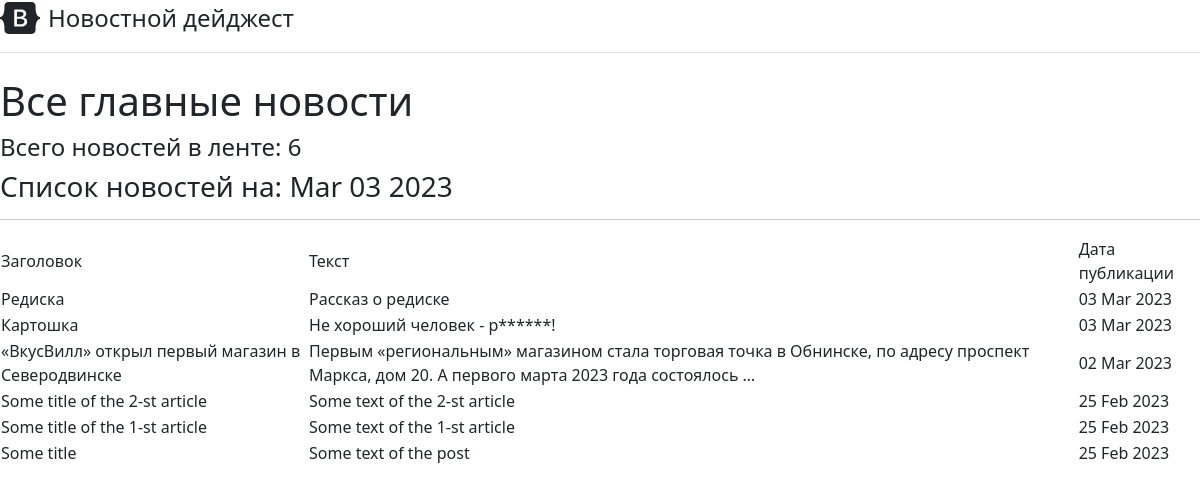
/posts/, run on the app's committed database.
### main/models.py (models this page shows, shortened)
class Post(models.Model):
    list_type = [(news, 'Новости'), (article, 'Статья')]
    author = models.ForeignKey(Author, on_delete=models.CASCADE)
    post_type = models.CharField(max_length=2, choices=list_type)
    time_create = models.DateTimeField(auto_now_add=True)
    category = models.ManyToManyField(Category, through='PostCategory')
    title = models.CharField(max_length=50)
    text_post = models.TextField()
    rating = models.FloatField(default=0.0)

### main/views.py (the view)
# urls.py: path('', PostsList.as_view()),
class PostsList(ListView):
    model = Post
    ordering = '-time_create'
    template_name = 'posts.html'
    context_object_name = 'posts'
    def get_context_data(self, **kwargs):
        context = super().get_context_data(**kwargs)
        context['time_now'] = datetime.utcnow()
        return context

### main/templatetags/custom_filters.py (called while the page is built)
@register.filter
@stringfilter
def censor(value):
    for i in range(len(bad_words)):
        num_index = value.lower().find(bad_words[i])
        if num_index > 0:
            value = value.replace(bad_words[i][1:], "*" * (len(bad_words[i]) - 1))
    return value

### main/templates/posts.html (shortened to what this page needs)
{% extends 'flatpages/default.html' %}
{% load custom_filters %}
{% block content %}
   <h1>Все главные новости</h1>
   <h4>Всего новостей в ленте: {{ posts|length }}</h4>
   <h3>Список новостей на: {{ time_now|date:'M d Y' }}</h3>
   <hr>
   {% if posts %}
       <table>
           <tr>
               <td>Заголовок</td>
               <td>Текст</td>
               <td>Дата публикации</td>
           </tr>
           {% for post in posts %}
           <tr>
               <td>{{ post.title|censor }}</td>
               <td>{{ post.text_post|censor|truncatewords:20 }}</td>
               <td>{{ post.time_create|date:'d M Y' }}</td>
           </tr>
           {% endfor %}
       </table>
   {% else %}
       <h2>Новостей нет!</h2>
   {% endif %}
{% endblock content %}

### main/templates/flatpages/default.html (shortened to what this page needs)
<!DOCTYPE html>
<html lang="en">
<head>
    <link rel="stylesheet" href="https://cdn.jsdelivr.net/npm/bootstrap@5.2.3/dist/css/bootstrap.min.css"
</head>
<body>
    <div class="d-flex flex-column flex-md-row align-items-center pb-3 mb-4 border-bottom">
      <a href="/" class="d-flex align-items-center text-dark text-decoration-none">
        <span class="fs-4">Новостной дейджест</span>
      </a>
    </div>
    {% block content %}{% endblock %}
</body>
</html>

### data on the page
Post: title|censor "Редиска", text_post|censor "Рассказ о редиске", time_create "03 Mar 2023"
Post: title|censor "Картошка", text_post|censor "Не хороший человек - р******!", time_create "03 Mar 2023"
Post: title|censor "«ВкусВилл» открыл первый магазин в Северодвинске", text_post|censor "Первым «региональным» магазином стала торговая точка в Обнинске, по адресу проспект Маркса, дом 20. А первого марта 2023 года состоялось …", time_create "02 Mar 2023"
Post: title|censor "Some title of the 2-st article", text_post|censor "Some text of the 2-st article", time_create "25 Feb 2023"
Post: title|censor "Some title of the 1-st article", text_post|censor "Some text of the 1-st article", time_create "25 Feb 2023"
Post: title|censor "Some title", text_post|censor "Some text of the post", time_create "25 Feb 2023"

### other printed values
{{ posts|length }} "6"
{{ time_now|date:'M d Y' }} "Mar 03 2023"
